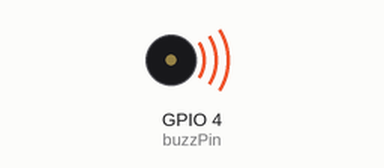
Recording of a program running on a simulated ESP32. On the bench: buzzer (waves = sounding). What the program prints to the serial monitor is not drawn.

Above: at 0.1 s.
At 43.7 s:
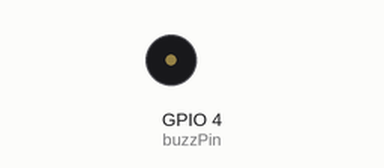
Timing chart, 0 to 45.2 s (numbered marks = the images above):
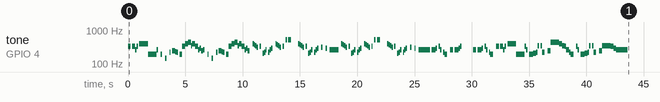

The program:

main.cpp
```cpp
#include <Arduino.h>
#include <music.h>

void setup() {
  Serial.begin(9600);
  Serial.println("Iniciando...");
  initializeBuzzer();
  Serial.println("Tocando...");
  playInitSong();
  Serial.println("Finalizado.");
}

void loop() {
  // put your main code here, to run repeatedly:
}
```

music.h
```cpp
#ifndef MUSIC_H
#define MUSIC_H

#define TEMPO 500 //MS

#define BREVE         TEMPO*8 //MS
#define SEMIBREVE     TEMPO*4 //MS
#define MINIMA        TEMPO*2 //MS
#define SEMINIMA      TEMPO   //MS
#define COLCHEIA      TEMPO/2 //MS
#define SEMICOLCHEIA  TEMPO/4 //MS
#define FUSA          TEMPO/8 //MS
#define SEMIFUSA      TEMPO/16//MS

#define PAUSA 0

#define N_C0	16
#define N_CS0   17
#define N_DB0   17
#define N_D0	18
#define N_DS0   19
#define N_EB0   19
#define N_E0	20
#define N_F0	21
#define N_FS0   23
#define N_GB0   23
#define N_G0	24
#define N_GS0   25
#define N_AB0   25
#define N_A0	27
#define N_AS0   29
#define N_BB0   29
#define N_B0	30
#define N_C1	32
#define N_CS1   34
#define N_DB1   34
#define N_D1	36
#define N_DS1   38
#define N_EB1   38
#define N_E1	41
#define N_F1	43
#define N_FS1   46
#define N_GB1   46
#define N_G1	49
#define N_GS1   51
#define N_AB1   51
#define N_A1	55
#define N_AS1   58
#define N_BB1   58
#define N_B1	61
#define N_C2	65
#define N_CS2   69
#define N_DB2   69
#define N_D2	73
#define N_DS2   77
#define N_EB2   77
#define N_E2	82
#define N_F2	87
#define N_FS2   92
#define N_GB2   92
#define N_G2	98
#define N_GS2   103
#define N_AB2   103
#define N_A2	110
#define N_AS2   116
#define N_BB2   116
#define N_B2	123
#define N_C3	130
#define N_CS3   138
#define N_DB3   138
#define N_D3	146
#define N_DS3   155
#define N_EB3   155
#define N_E3	164
#define N_F3	174
#define N_FS3   185
#define N_GB3   185
#define N_G3	196
#define N_GS3   207
#define N_AB3   207
#define N_A3	220
#define N_AS3   233
#define N_BB3   233
#define N_B3	246
#define N_C4	261
#define N_CS4	277
#define N_DB4	277
#define N_D4	293
#define N_DS4	311
#define N_EB4	311
#define N_E4	329
#define N_F4	349
#define N_FS4	369
#define N_GB4	369
#define N_G4	392
#define N_GS4	415
#define N_AB4	415
#define N_A4	440
#define N_AS4	466
#define N_BB4	466
#define N_B4	493
#define N_C5	523
#define N_CS5	554
#define N_DB5	554
#define N_D5	587
#define N_DS5	622
#define N_EB5	622
#define N_E5	659
#define N_F5	698
#define N_FS5	739
#define N_GB5	739
#define N_G5	783
#define N_GS5	830
#define N_AB5	830
#define N_A5	880
#define N_AS5	932
#define N_BB5	932
#define N_B5	987
#define N_C6	1046
#define N_CS6	1108
#define N_DB6	1108
#define N_D6	1174
#define N_DS6	1244
#define N_EB6	1244
#define N_E6	1318
#define N_F6	1396
#define N_FS6	1479
#define N_GB6	1479
#define N_G6	1567
#define N_GS6	1661
#define N_AB6	1661
#define N_A6	1760
#define N_AS6	1864
#define N_BB6	1864
#define N_B6	1975
#define N_C7	2093
#define N_CS7	2217
#define N_DB7	2217
#define N_D7	2349
#define N_DS7	2489
#define N_EB7	2489
#define N_E7	2637
#define N_F7	2793
#define N_FS7	2959
#define N_GB7	2959
#define N_G7	3135
#define N_GS7	3322
#define N_AB7	3322
#define N_A7	3520
#define N_AS7	3729
#define N_BB7	3729
#define N_B7	3951
#define N_C8	4186
#define N_CS8	4434
#define N_DB8	4434
#define N_D8	4698
#define N_DS8	4978
#define N_EB8	4978
#define N_E8	5274
#define N_F8	5587
#define N_FS8	5919
#define N_GB8	5919
#define N_G8	6271
#define N_GS8	6644
#define N_AB8	6644
#define N_A8	7040
#define N_AS8	7458
#define N_BB8	7458
#define N_B8	7902

#include <Arduino.h>

void initializeBuzzer();
void play(int partitura[][2], double tMulti);
void playTone();
void playInitSong();
void playAcessSong();
void playDeniedSong();

#endif
```

music.cpp
```cpp
#include <music.h>

int buzzPin = GPIO_NUM_4;
int channel = 0;

int p1[][2] = //Um compasso por linha
{
{N_E4, SEMICOLCHEIA}, {N_E4, SEMICOLCHEIA}, {PAUSA, SEMICOLCHEIA}, {N_E4, 2*SEMICOLCHEIA}, {N_C4, SEMICOLCHEIA},
{N_E4, SEMICOLCHEIA}, {PAUSA, SEMICOLCHEIA}, {N_G4, SEMINIMA+COLCHEIA},  {N_G3, SEMINIMA+COLCHEIA},

{N_C4, SEMICOLCHEIA}, {PAUSA, SEMICOLCHEIA}, {PAUSA, SEMICOLCHEIA},
{N_G3, SEMICOLCHEIA}, {PAUSA, SEMICOLCHEIA}, {PAUSA, SEMICOLCHEIA},
{N_D3, SEMICOLCHEIA}, {PAUSA, SEMICOLCHEIA}, {PAUSA, SEMICOLCHEIA},

{N_A3, SEMICOLCHEIA}, {PAUSA, SEMICOLCHEIA}, {N_B3, 2*SEMICOLCHEIA}, {N_BB3, SEMICOLCHEIA},
{N_A3, SEMICOLCHEIA}, {PAUSA, SEMICOLCHEIA},

{N_G3, COLCHEIA}, {N_E4, COLCHEIA}, {N_G4, COLCHEIA}, {N_A4, COLCHEIA},
{N_F4, SEMICOLCHEIA}, {N_G4, 2*SEMICOLCHEIA}, {N_E4, COLCHEIA}, {N_C4, SEMICOLCHEIA},
{N_D4, SEMICOLCHEIA}, {N_B3, SEMICOLCHEIA + FUSA},

//REPETE ACIMA
{N_C4, SEMICOLCHEIA}, {PAUSA, SEMICOLCHEIA}, {PAUSA, SEMICOLCHEIA},
{N_G3, SEMICOLCHEIA}, {PAUSA, SEMICOLCHEIA}, {PAUSA, SEMICOLCHEIA},
{N_D3, SEMICOLCHEIA}, {PAUSA, SEMICOLCHEIA}, {PAUSA, SEMICOLCHEIA},

{N_A3, SEMICOLCHEIA}, {PAUSA, SEMICOLCHEIA}, {N_B3, 2*SEMICOLCHEIA}, {N_BB3, SEMICOLCHEIA},
{N_A3, SEMICOLCHEIA}, {PAUSA, SEMICOLCHEIA},

{N_G3, COLCHEIA}, {N_E4, COLCHEIA}, {N_G4, COLCHEIA}, {N_A4, COLCHEIA},
{N_F4, SEMICOLCHEIA}, {N_G4, 2*SEMICOLCHEIA}, {N_E4, COLCHEIA}, {N_C4, SEMICOLCHEIA},
{N_D4, SEMICOLCHEIA}, {N_B3, SEMICOLCHEIA + FUSA},

//---------------------------------------
{PAUSA, SEMICOLCHEIA}, {PAUSA, SEMICOLCHEIA}, {N_G4, SEMICOLCHEIA}, {N_GB4, SEMICOLCHEIA},
{N_F4, SEMICOLCHEIA}, {N_DS4, SEMICOLCHEIA}, {PAUSA, SEMICOLCHEIA}, {N_E4, SEMICOLCHEIA},
{PAUSA, SEMICOLCHEIA}, {N_GS3, SEMICOLCHEIA}, {N_A3, SEMICOLCHEIA}, {N_C4, SEMICOLCHEIA},
{PAUSA, SEMICOLCHEIA}, {N_A3, SEMICOLCHEIA}, {N_C4, SEMICOLCHEIA}, {N_D4, SEMICOLCHEIA},

{PAUSA, SEMICOLCHEIA}, {PAUSA, SEMICOLCHEIA}, {N_G4, SEMICOLCHEIA}, {N_GB4, SEMICOLCHEIA},
{N_F4, SEMICOLCHEIA}, {N_DS4, SEMICOLCHEIA}, {PAUSA, SEMICOLCHEIA}, {N_E4, SEMICOLCHEIA},
{PAUSA, SEMICOLCHEIA}, {N_C5, SEMICOLCHEIA}, {PAUSA, SEMICOLCHEIA},
{N_C5, SEMICOLCHEIA}, {N_C5, SEMICOLCHEIA}, {PAUSA, 3*SEMICOLCHEIA},

{PAUSA, SEMICOLCHEIA}, {PAUSA, SEMICOLCHEIA}, {N_G4, SEMICOLCHEIA}, {N_GB4, SEMICOLCHEIA},
{N_F4, SEMICOLCHEIA}, {N_DS4, SEMICOLCHEIA}, {PAUSA, SEMICOLCHEIA}, {N_E4, SEMICOLCHEIA},
{PAUSA, SEMICOLCHEIA}, {N_GS3, SEMICOLCHEIA}, {N_A3, SEMICOLCHEIA}, {N_C4, SEMICOLCHEIA},
{PAUSA, SEMICOLCHEIA}, {N_A3, SEMICOLCHEIA}, {N_C4, SEMICOLCHEIA}, {N_D4, SEMICOLCHEIA},

{PAUSA, SEMICOLCHEIA}, {PAUSA, SEMICOLCHEIA}, {N_DS4, SEMICOLCHEIA},
{PAUSA, SEMICOLCHEIA}, {PAUSA, SEMICOLCHEIA}, {N_D4, SEMICOLCHEIA},
{PAUSA, SEMICOLCHEIA}, {PAUSA, SEMICOLCHEIA}, {N_C4, SEMINIMA+COLCHEIA},

//REPETE ACIMA
{PAUSA, SEMICOLCHEIA}, {PAUSA, SEMICOLCHEIA}, {N_G4, SEMICOLCHEIA}, {N_GB4, SEMICOLCHEIA},
{N_F4, SEMICOLCHEIA}, {N_DS4, SEMICOLCHEIA}, {PAUSA, SEMICOLCHEIA}, {N_E4, SEMICOLCHEIA},
{PAUSA, SEMICOLCHEIA}, {N_GS3, SEMICOLCHEIA}, {N_A3, SEMICOLCHEIA}, {N_C4, SEMICOLCHEIA},
{PAUSA, SEMICOLCHEIA}, {N_A3, SEMICOLCHEIA}, {N_C4, SEMICOLCHEIA}, {N_D4, SEMICOLCHEIA},

{PAUSA, SEMICOLCHEIA}, {PAUSA, SEMICOLCHEIA}, {N_G4, SEMICOLCHEIA}, {N_GB4, SEMICOLCHEIA},
{N_F4, SEMICOLCHEIA}, {N_DS4, SEMICOLCHEIA}, {PAUSA, SEMICOLCHEIA}, {N_E4, SEMICOLCHEIA},
{PAUSA, SEMICOLCHEIA}, {N_C5, SEMICOLCHEIA}, {PAUSA, SEMICOLCHEIA},
{N_C5, SEMICOLCHEIA}, {N_C5, SEMICOLCHEIA}, {PAUSA, 3*SEMICOLCHEIA},

{PAUSA, SEMICOLCHEIA}, {PAUSA, SEMICOLCHEIA}, {N_G4, SEMICOLCHEIA}, {N_GB4, SEMICOLCHEIA},
{N_F4, SEMICOLCHEIA}, {N_DS4, SEMICOLCHEIA}, {PAUSA, SEMICOLCHEIA}, {N_E4, SEMICOLCHEIA},
{PAUSA, SEMICOLCHEIA}, {N_GS3, SEMICOLCHEIA}, {N_A3, SEMICOLCHEIA}, {N_C4, SEMICOLCHEIA},
{PAUSA, SEMICOLCHEIA}, {N_A3, SEMICOLCHEIA}, {N_C4, SEMICOLCHEIA}, {N_D4, SEMICOLCHEIA},

{PAUSA, SEMICOLCHEIA}, {PAUSA, SEMICOLCHEIA}, {N_DS4, SEMICOLCHEIA},
{PAUSA, SEMICOLCHEIA}, {PAUSA, SEMICOLCHEIA}, {N_D4, SEMICOLCHEIA},
{PAUSA, SEMICOLCHEIA}, {PAUSA, SEMICOLCHEIA}, {N_C4, SEMINIMA+COLCHEIA},

//--------------------------------------
{N_C4, SEMICOLCHEIA}, {N_C4, SEMICOLCHEIA}, {PAUSA, SEMICOLCHEIA}, {N_C4, 2*SEMICOLCHEIA},
{N_C4, SEMICOLCHEIA}, {N_D4, SEMICOLCHEIA}, {PAUSA, SEMICOLCHEIA}, {N_E4, SEMICOLCHEIA}, {N_C4, SEMICOLCHEIA},
{PAUSA, SEMICOLCHEIA}, {N_A3, SEMICOLCHEIA}, {N_G3, COLCHEIA}, {PAUSA, COLCHEIA},

{N_C4, SEMICOLCHEIA}, {N_C4, SEMICOLCHEIA}, {PAUSA, SEMICOLCHEIA}, {N_C4, 2*SEMICOLCHEIA},
{N_C4, SEMICOLCHEIA}, {N_D4, SEMICOLCHEIA}, {N_E4, SEMICOLCHEIA}, {PAUSA, MINIMA},

{N_C4, SEMICOLCHEIA}, {N_C4, SEMICOLCHEIA}, {PAUSA, SEMICOLCHEIA}, {N_C4, 2*SEMICOLCHEIA},
{N_C4, SEMICOLCHEIA}, {N_D4, SEMICOLCHEIA}, {PAUSA, SEMICOLCHEIA}, {N_E4, SEMICOLCHEIA}, {N_C4, SEMICOLCHEIA},
{PAUSA, SEMICOLCHEIA}, {N_A3, SEMICOLCHEIA}, {N_G3, COLCHEIA}, {PAUSA, COLCHEIA},

{N_E4, SEMICOLCHEIA}, {N_E4, SEMICOLCHEIA}, {PAUSA, SEMICOLCHEIA}, {N_E4, 2*SEMICOLCHEIA}, {N_C4, SEMICOLCHEIA},
{N_E4, SEMICOLCHEIA}, {PAUSA, SEMICOLCHEIA}, {N_G4, SEMINIMA+COLCHEIA},  {N_G3, SEMINIMA+COLCHEIA},

{N_E4, SEMICOLCHEIA}, {N_C4, SEMICOLCHEIA}, {PAUSA, SEMICOLCHEIA}, {N_G3, SEMICOLCHEIA+COLCHEIA},
{N_GS3, COLCHEIA}, {N_A3, SEMICOLCHEIA}, {N_F4, SEMICOLCHEIA}, {PAUSA, SEMICOLCHEIA}, {N_F4, SEMICOLCHEIA},
{N_A3, COLCHEIA}, {PAUSA, COLCHEIA},

{N_B3, COLCHEIA}, {N_A4, COLCHEIA}, {N_A4, COLCHEIA}, {N_A4, COLCHEIA}, {N_G4, COLCHEIA},
{N_F4, COLCHEIA}, {N_E4, SEMICOLCHEIA}, {N_C4, COLCHEIA}, {N_A3, SEMICOLCHEIA}, {N_G3, COLCHEIA},
{PAUSA, COLCHEIA},

{N_E4, SEMICOLCHEIA}, {N_C4, SEMICOLCHEIA}, {PAUSA, SEMICOLCHEIA}, {N_G3, SEMICOLCHEIA+COLCHEIA},
{N_GS3, COLCHEIA}, {N_A3, SEMICOLCHEIA}, {N_F4, SEMICOLCHEIA}, {PAUSA, SEMICOLCHEIA}, {N_F4, SEMICOLCHEIA},
{N_A3, COLCHEIA}, {PAUSA, COLCHEIA},

{N_B3, COLCHEIA}, {N_F4, COLCHEIA}, {N_F4, COLCHEIA}, {N_F4, COLCHEIA}, {N_E4, COLCHEIA},
{N_D4, COLCHEIA}, {N_C4, MINIMA}, {PAUSA, MINIMA},

{-1, -1}
};

int p2[][2] = //Um compasso por linha
{
{(N_A4), COLCHEIA},
{N_BB4, COLCHEIA},
{N_B4, COLCHEIA},
{N_C5, SEMINIMA},
{-1, -1}
};

int p3[][2] = //Um compasso por linha
{
{(N_EB4), SEMICOLCHEIA},
{N_EB4, SEMICOLCHEIA},
{N_EB4, SEMICOLCHEIA},
{N_EB4, MINIMA},

{N_B3, MINIMA},
{N_DB4, SEMICOLCHEIA},
{N_EB4, MINIMA},
{N_DB4, SEMICOLCHEIA},
{N_EB4, SEMIBREVE},
{-1, -1}
};

int p4[][2] = //Um compasso por linha
{
{N_C4, SEMINIMA},
{N_E4, SEMINIMA},
{N_C4, MINIMA},
{-1, -1}
};

double tempo = 1.0;

//Inicializa a saída PWM que acionará o buzzer
void initializeBuzzer()
{
    //Configurando como saída
    pinMode(buzzPin, OUTPUT);
    //Indicando uso do canal 0
    ledcAttachPin(buzzPin, 0);
    //Configurando frequencia inicial de 2Khz e 8 bits de resolução
    ledcSetup(channel, 2000, 8);
}

void playTone(){
    //Coloca saída em 261hz
    ledcWriteTone(channel, N_C4);
    //Aguarda 1 segundo
    delay(1000);
    //Coloca a saída em 0Hz (silêncio)
    ledcWriteTone(channel, 0);
}

void play(int partitura[][2], double tMulti)
{
    int i = 0;//indice atual da nota
    while (true)
    {
        if (partitura[i][0] == -1)//indicação de finalização da música
        {
            Serial.println("Saiu");
            break;//se chegar ao indicador de fim da música, sai do loop
        }
        //Altera a frequência da saída para a frequência da nota
        ledcWriteTone(channel, partitura[i][0]);
        //Aguarda o tempo da nota, alterado pelo tempo indicado
        delay(partitura[i][1]*tMulti);
        i++;
    }
    ledcWriteTone(channel, 0); //Silencia a saída
}

void playInitSong(){
    play(p1, tempo);
}

void playAcessSong(){
    play(p3, tempo);
}

void playDeniedSong(){
    play(p4, tempo);
}
```
